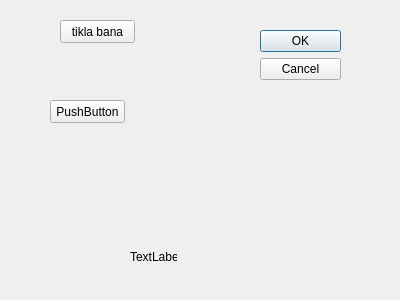
<?xml version="1.0" encoding="UTF-8"?>
<ui version="4.0">
 <class>Dialog</class>
 <widget class="QDialog" name="Dialog">
  <property name="geometry">
   <rect>
    <x>0</x>
    <y>0</y>
    <width>400</width>
    <height>300</height>
   </rect>
  </property>
  <property name="windowTitle">
   <string>Dialog</string>
  </property>
  <widget class="QDialogButtonBox" name="buttonBox">
   <property name="geometry">
    <rect>
     <x>260</x>
     <y>30</y>
     <width>81</width>
     <height>241</height>
    </rect>
   </property>
   <property name="orientation">
    <enum>Qt::Vertical</enum>
   </property>
   <property name="standardButtons">
    <set>QDialogButtonBox::Cancel|QDialogButtonBox::Ok</set>
   </property>
  </widget>
  <widget class="QPushButton" name="btn">
   <property name="geometry">
    <rect>
     <x>60</x>
     <y>20</y>
     <width>75</width>
     <height>23</height>
    </rect>
   </property>
   <property name="text">
    <string>tikla bana</string>
   </property>
  </widget>
  <widget class="QPushButton" name="btn02">
   <property name="geometry">
    <rect>
     <x>50</x>
     <y>100</y>
     <width>75</width>
     <height>23</height>
    </rect>
   </property>
   <property name="text">
    <string>PushButton</string>
   </property>
  </widget>
  <widget class="QLabel" name="label">
   <property name="geometry">
    <rect>
     <x>130</x>
     <y>250</y>
     <width>47</width>
     <height>13</height>
    </rect>
   </property>
   <property name="text">
    <string>TextLabel</string>
   </property>
  </widget>
 </widget>
 <resources/>
 <connections>
  <connection>
   <sender>buttonBox</sender>
   <signal>accepted()</signal>
   <receiver>Dialog</receiver>
   <slot>accept()</slot>
   <hints>
    <hint type="sourcelabel">
     <x>260</x>
     <y>264</y>
    </hint>
    <hint type="destinationlabel">
     <x>157</x>
     <y>274</y>
    </hint>
   </hints>
  </connection>
  <connection>
   <sender>buttonBox</sender>
   <signal>rejected()</signal>
   <receiver>Dialog</receiver>
   <slot>reject()</slot>
   <hints>
    <hint type="sourcelabel">
     <x>316</x>
     <y>260</y>
    </hint>
    <hint type="destinationlabel">
     <x>286</x>
     <y>274</y>
    </hint>
   </hints>
  </connection>
  <connection>
   <sender>btn02</sender>
   <signal>clicked()</signal>
   <receiver>Dialog</receiver>
   <slot>cyazdir()</slot>
   <hints>
    <hint type="sourcelabel">
     <x>93</x>
     <y>110</y>
    </hint>
    <hint type="destinationlabel">
     <x>184</x>
     <y>99</y>
    </hint>
   </hints>
  </connection>
 </connections>
 <slots>
  <signal>yazdir()</signal>
  <slot>cyazdir()</slot>
 </slots>
</ui>
